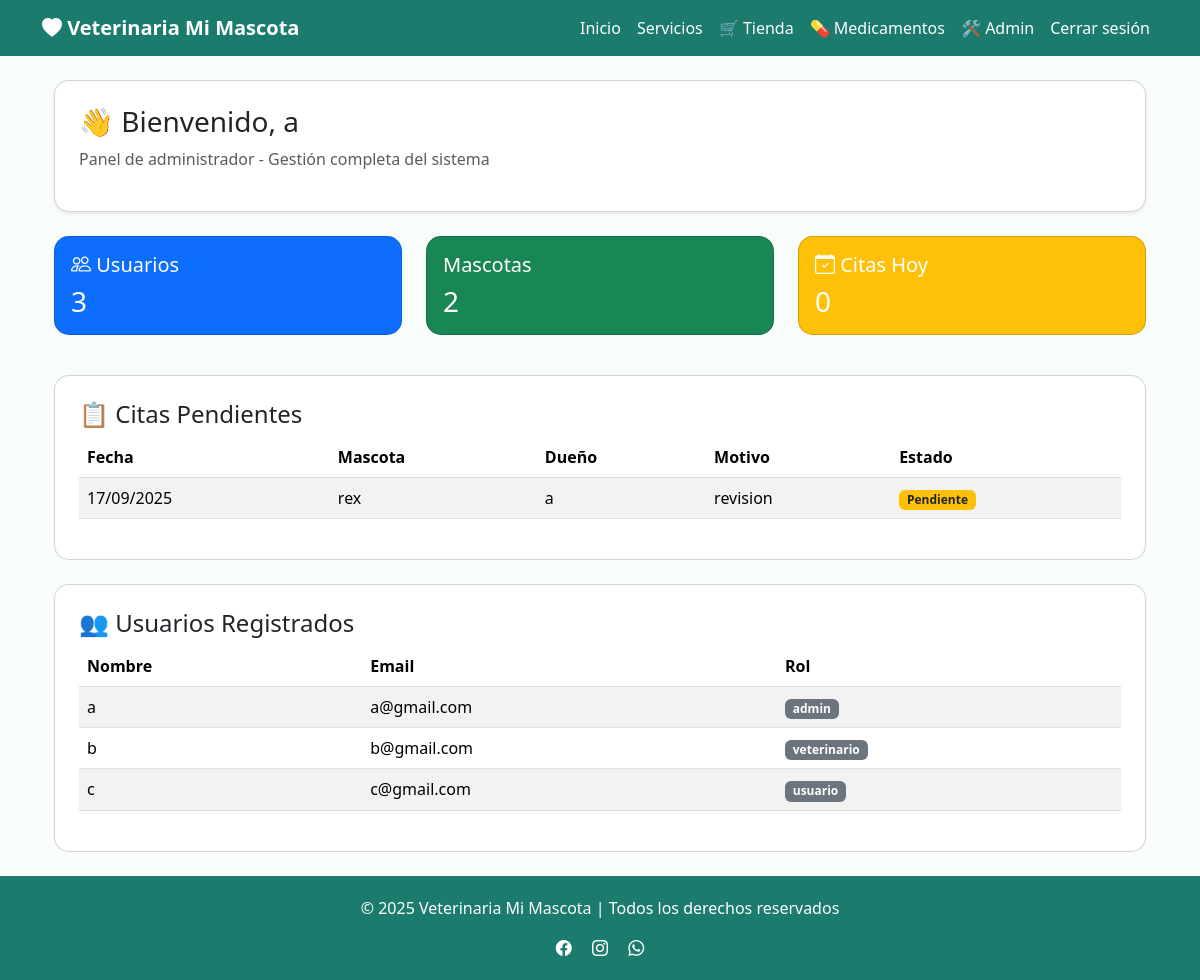
Page /admin (signed in) on the committed database.
### app/models/usuario.py (models this page shows, shortened)
class Usuario(db.Model, UserMixin):
    __tablename__ = 'usuarios'
    id_usuario = db.Column(db.Integer, primary_key=True)
    nombre = db.Column(db.String(100), nullable=False)
    email = db.Column(db.String(100), unique=True, nullable=False)
    contraseña = db.Column(db.String(255), nullable=False)
    rol = db.Column(db.String(20), default='cliente')
    direccion = db.Column(db.String(200))
    telefono = db.Column(db.String(15))
    carrito = db.relationship('Carrito', back_populates='usuario', uselist=False)
    citas_cliente = db.relationship('Cita', foreign_keys='Cita.id_usuario', back_populates='usuario')
    citas_veterinario = db.relationship('Cita', foreign_keys='Cita.id_veterinario', back_populates='veterinario_rel')
    mascotas = db.relationship('Mascota', back_populates='usuario')

### app/models/cita.py (models this page shows, shortened)
class Cita(db.Model):
    __tablename__ = 'citas'
    id_cita = db.Column(db.Integer, primary_key=True)
    fecha = db.Column(db.Date, nullable=False)
    hora = db.Column(db.Time, nullable=False)
    motivo = db.Column(db.String(100), nullable=False)
    estado = db.Column(db.String(20), default='pendiente')
    id_mascota = db.Column(db.Integer, db.ForeignKey('mascotas.id_mascota'), nullable=False)
    id_usuario = db.Column(db.Integer, db.ForeignKey('usuarios.id_usuario'), nullable=False)  # Dueño de la mascota
    id_veterinario = db.Column(db.Integer, db.ForeignKey('usuarios.id_usuario'), nullable=True)  # Veterinario asignado
    mascota = db.relationship('Mascota', back_populates='citas')
    historia_clinica = db.relationship('HistoriaClinica', back_populates='cita', uselist=False)
    usuario = db.relationship('Usuario', foreign_keys=[id_usuario], back_populates='citas_cliente')
    veterinario_rel = db.relationship('Usuario', foreign_keys=[id_veterinario], back_populates='citas_veterinario')
    __table_args__ = (
        db.UniqueConstraint('fecha', 'hora', name='_fecha_hora_uc'),
        db.Index('ix_cita_fecha', 'fecha'),
    )

### app/models/mascota.py (models this page shows, shortened)
class Mascota(db.Model):
    __tablename__ = "mascotas"
    id_mascota = db.Column(db.Integer, primary_key=True)
    nombre = db.Column(db.String(100), nullable=False)
    especie = db.Column(db.String(50), nullable=False)
    raza = db.Column(db.String(50))
    genero = db.Column(db.String(10))
    fecha_nacimiento = db.Column(db.Date)
    id_usuario = db.Column(db.Integer, db.ForeignKey("usuarios.id_usuario"), nullable=False)
    usuario = db.relationship('Usuario', back_populates='mascotas')
    historia_clinica = db.relationship('HistoriaClinica', back_populates='mascota', uselist=False)
    citas = db.relationship('Cita', back_populates='mascota')

### app/routes/main.py (the view)
@main_bp.route("/admin")
@login_required
@rol_requerido("admin")
def admin_panel():
    if current_user.rol != "admin":
        flash("No tienes permiso para acceder a este panel", "error")
        return redirect(url_for("main.dashboard"))
    usuarios = Usuario.query.all()
    mascotas = Mascota.query.all()
    citas = Cita.query.filter_by(estado="pendiente").order_by(Cita.fecha.asc()).all()
    return render_template("admin_panel.html", usuarios=usuarios, mascotas=mascotas, citas=citas)

### app/templates/admin_panel.html (shortened to what this page needs)
{% extends "base.html" %}
{% block content %}
<div class="container mt-4">
    <div class="card p-4 shadow-sm">
        <h1 class="h3">👋 Bienvenido, {{ current_user.nombre }}</h1>
        <p class="text-muted">Panel de administrador - Gestión completa del sistema</p>
    </div>
    <div class="row mt-4">
        <div class="col-md-4 mb-3">
            <div class="card bg-primary text-white">
                <div class="card-body">
                    <h5 class="card-title"><i class="bi bi-people"></i> Usuarios</h5>
                    <p class="card-text h3">{{ usuarios|length }}</p>
                </div>
            </div>
        </div>
        <div class="col-md-4 mb-3">
            <div class="card bg-success text-white">
                <div class="card-body">
                    <h5 class="card-title"> Mascotas</h5>
                    <p class="card-text h3">{{ mascotas|length }}</p>
                </div>
            </div>
        </div>
        <div class="col-md-4 mb-3">
            <div class="card bg-warning text-white">
                <div class="card-body">
                    <h5 class="card-title"><i class="bi bi-calendar-check"></i> Citas Hoy</h5>
                    <p class="card-text h3">
                        {% set hoy = '' %}
                        {% set citas_hoy = [] %}
                        {{ citas_hoy|length }}
                    </p>
                </div>
            </div>
        </div>
    </div>
    <div class="card mt-4 p-4">
        <h2 class="h4">📋 Citas Pendientes</h2>
        {% if citas %}
            <table class="table table-striped">
                <thead>
                    <tr>
                        <th>Fecha</th>
                        <th>Mascota</th>
                        <th>Dueño</th>
                        <th>Motivo</th>
                        <th>Estado</th>
                    </tr>
                </thead>
                <tbody>
                    {% for cita in citas %}
                        {% if cita.estado == 'pendiente' %}
                        <tr>
                            <td>{{ cita.fecha.strftime('%d/%m/%Y') }}</td>
                            <td>{{ cita.mascota.nombre }}</td>
                            <td>{{ cita.mascota.usuario.nombre }}</td>
                            <td>{{ cita.motivo or 'Sin motivo' }}</td>
                            <td>
                                <span class="badge bg-warning text-dark">Pendiente</span>
                            </td>
                        </tr>
                        {% endif %}
                    {% endfor %}
                </tbody>
            </table>
        {% else %}
            <div class="alert alert-info">No hay citas pendientes.</div>
        {% endif %}
    </div>
    <div class="card mt-4 p-4">
        <h2 class="h4">👥 Usuarios Registrados</h2>
        <table class="table table-striped">
            <thead>
                <tr>
                    <th>Nombre</th>
                    <th>Email</th>
                    <th>Rol</th>
                </tr>
            </thead>
            <tbody>
                {% for usuario in usuarios %}
                <tr>
                    <td>{{ usuario.nombre }}</td>
                    <td>{{ usuario.email }}</td>
                    <td><span class="badge bg-secondary">{{ usuario.rol }}</span></td>
                </tr>
                {% endfor %}
            </tbody>
        </table>
    </div>
</div>
{% endblock %}

### app/templates/base.html (style rules this page uses)
body { background-color: #f8fdfb; }
.card { border-radius: 15px; }

### rows in the picture
Usuario: nombre "a", email "a@gmail.com", rol "admin"
Cita: fecha "17/09/2025", mascota.nombre "rex", mascota.usuario.nombre "a", motivo "revision"
Usuario: nombre "b", email "b@gmail.com", rol "veterinario"
Usuario: nombre "c", email "c@gmail.com", rol "usuario"

### other values in the picture
{{ usuarios|length }} "3"
{{ mascotas|length }} "2"
{{ citas_hoy|length }} "0"
